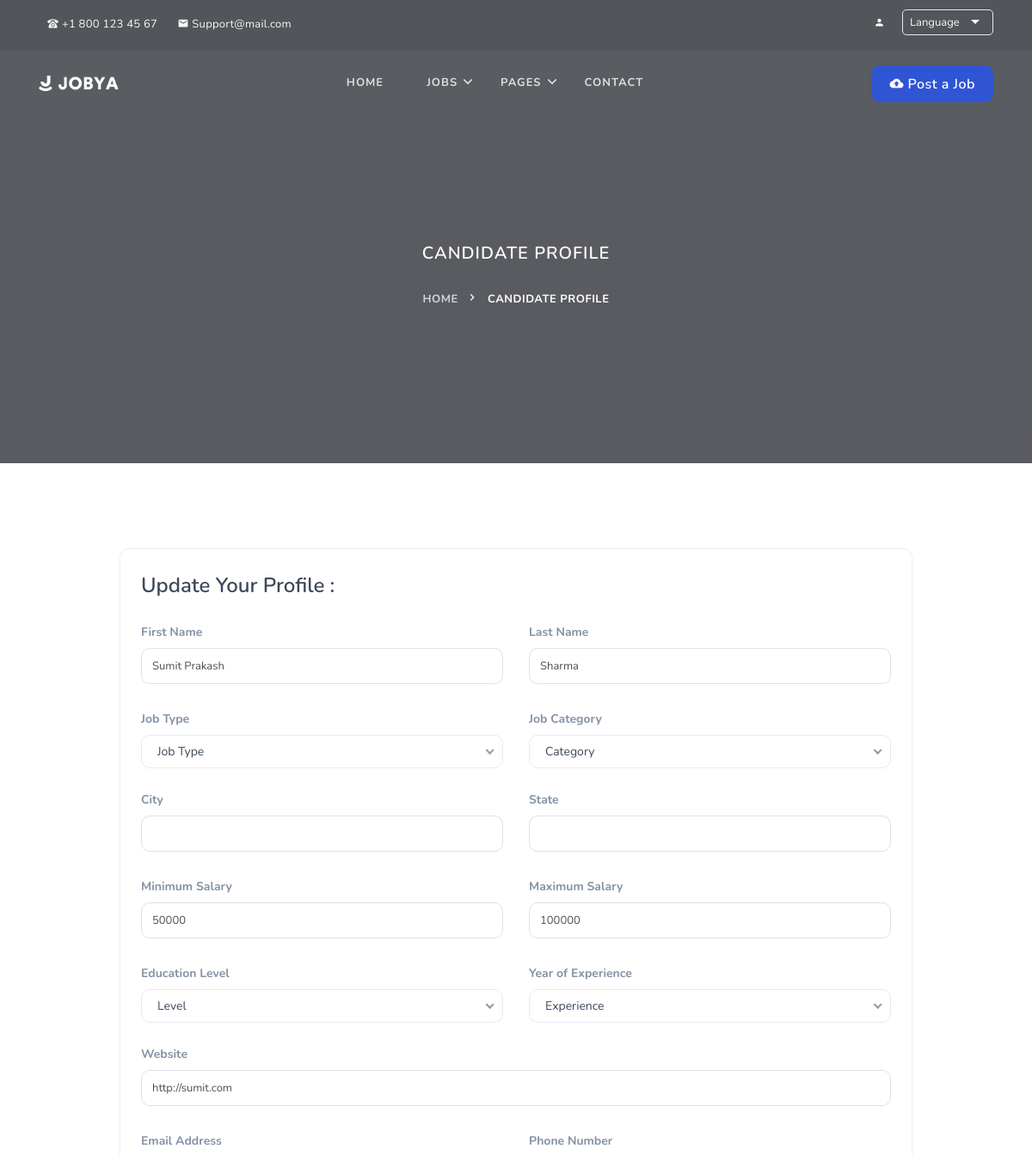
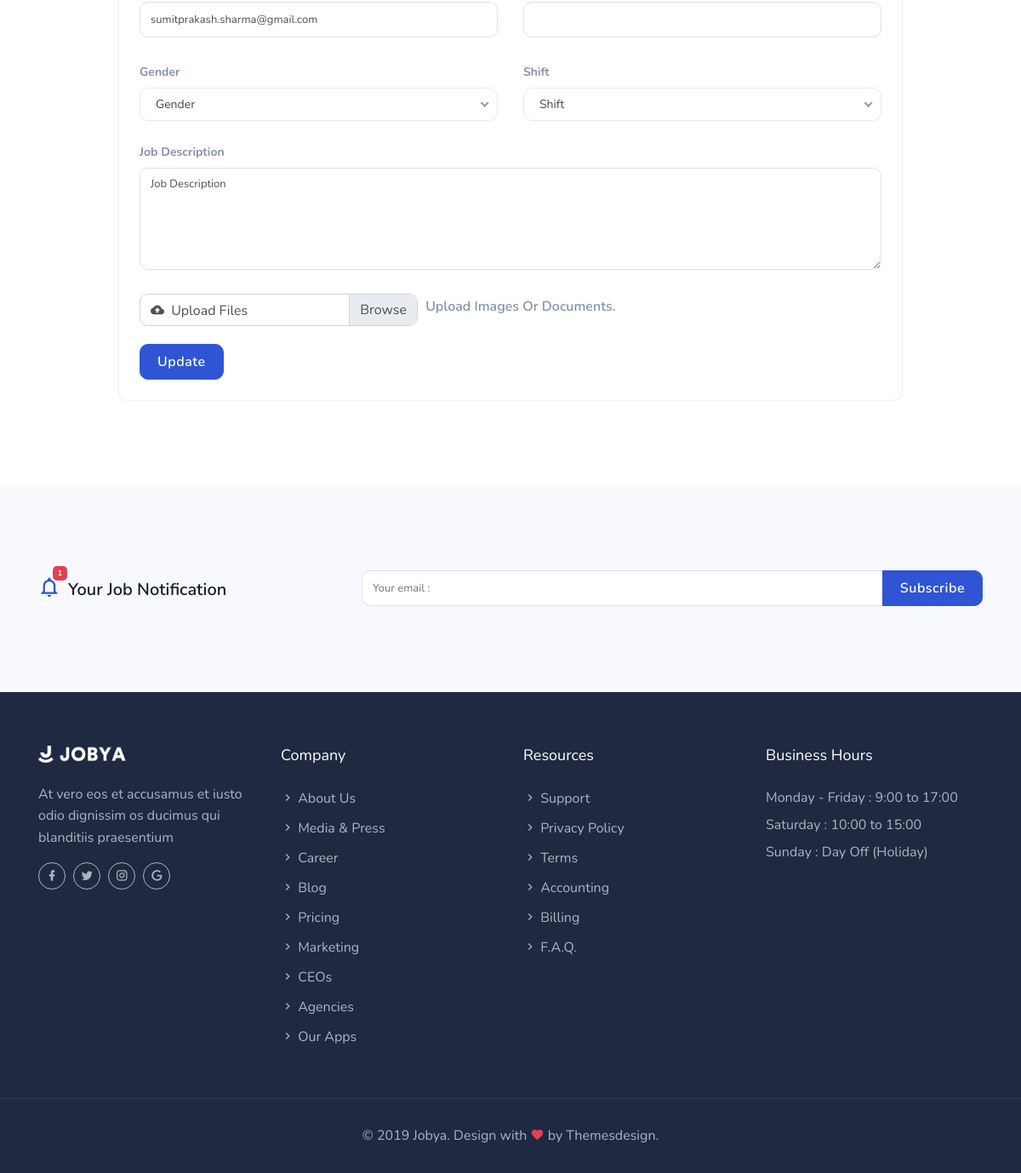
/profile/13, run on the app's committed database (2 pictures, top to bottom).
### app/models.py (models this page shows)
class Candidate(models.Model):
    user_id = models.ForeignKey(UserMaster,on_delete=models.CASCADE)
    firstname = models.CharField(max_length=50)
    lastname = models.CharField(max_length=50)
    contact = models.CharField(max_length=50)
    state = models.CharField(max_length=50)
    city = models.CharField(max_length=50)
    address = models.CharField(max_length=150)
    dob = models.CharField(max_length=50)
    gender = models.CharField(max_length=50)
    min_salary = models.BigIntegerField()
    max_salary = models.BigIntegerField()
    job_type = models.CharField(max_length=150)
    jobcategory = models.CharField(max_length=150)
    highestedu = models.CharField(max_length=150)
    experience = models.CharField(max_length=150)
    website = models.CharField(max_length=150)
    shift = models.CharField(max_length=150)
    jobdescription = models.CharField(max_length=500)
    profile_pic = models.ImageField(upload_to="app/img/candidate")

class UserMaster(models.Model):
    email = models.EmailField(max_length=50)
    password = models.CharField(max_length=50)
    otp = models.IntegerField()
    role = models.CharField(max_length=50)
    is_active = models.BooleanField(default=True)
    is_verified = models.BooleanField(default=False)
    is_created = models.DateTimeField(auto_now_add=True)
    is_updated = models.DateTimeField(auto_now_add=True)

### app/views.py (the view)
# urls.py: path("profile/<int:pk>",views.ProfilePage,name="profile"),
def ProfilePage(request,pk):
    user = UserMaster.objects.get (pk=pk)
    cand = Candidate.objects.get(user_id=user)
    dict_gender = {'Gender':'Gender', '1':'Male', '2':'Female'}
    dict_job_type = {'Job Type':'Job Type', '1':'Full Time', '2':'Part Time'}
    dict_jobcategory = {'Category':'Category', '1':'Web Developer', '2':'PHP Developer', '3':'Web Designer', '4':'Graphic Designer'}
    dict_level = {'Level':'Level', '1':'Level-1', '2':'Level-2', '3':'Level-3', '4':'Level-4'}
    dict_experience = {'Experience':'Experience', '1':'1 Year', '2':'2 Year', '3':'3 Year', '4':'4 Year'}
    dict_shift = {'Shift':'Shift', '1':'Morning', '2':'Evening'}
    return render(request,"app/profile.html",{'user':user,'cand':cand,
                                                        'dict_gender':dict_gender,
                                                        'dict_job_type':dict_job_type,
                                                        'dict_jobcategory':dict_jobcategory,
                                                        'dict_level':dict_level,
                                                        'dict_experience':dict_experience,
                                                        'dict_shift':dict_shift,})

### app/templates/app/profile.html (shortened to what this page needs)
{% extends "app/base1.html" %}
{% block content %}
    <section class="bg-half page-next-level">
        <div class="bg-overlay"></div>
        <div class="container">
            <div class="row justify-content-center">
                <div class="col-md-6">
                    <div class="text-center text-white">
                        <h4 class="text-uppercase title mb-4">Candidate Profile</h4>
                        <ul class="page-next d-inline-block mb-0">
                            <li><a href="index.html" class="text-uppercase font-weight-bold">Home</a></li>
                            <li>
                                <span class="text-uppercase text-white font-weight-bold">Candidate Profile</span>
                            </li>
                        </ul>
                    </div>
                </div>
            </div>
        </div>
    </section>
    <section class="section">
        <div class="container">
            <div class="row justify-content-center">
                <div class="col-lg-10">
                    <div class="rounded shadow bg-white p-4">
                        <div class="custom-form">
                            <form method="POST" action="{% url 'updateprofile' pk=request.session.id %}" name="contact-form" id="contact-form3" enctype="multipart/form-data">
                                <h4 class="text-dark mb-3">Update Your Profile :</h4>
                                <div class="row">
                                    <div class="col-md-6">
                                        <div class="form-group app-label mt-2">
                                            <label class="text-muted">First Name</label>
                                            <input id="firstname" name="firstname" type="text" class="form-control resume" placeholder="" value="{{cand.firstname}}" >
                                        </div>
                                    </div>
                                    <div class="col-md-6">
                                        <div class="form-group app-label mt-2">
                                            <label class="text-muted">Last Name</label>
                                            <input id="lastname" name="lastname" type="text" class="form-control resume" placeholder="" value="{{cand.lastname}}" >
                                        </div>
                                    </div>
                                </div>
                                <div class="row">
                                    <div class="col-md-6">
                                        <div class="form-group app-label mt-2">
                                            <label class="text-muted">Job Type</label>
                                        </div>
                                    </div>
                                    <div class="col-md-6">
                                        <div class="form-group app-label mt-2">
                                            <label class="text-muted">Job Category</label>
                                        </div>
                                    </div>
                                </div>
                                <div class="row">
                                    <div class="col-md-6">
                                        <div class="form-group app-label mt-2">
                                            <label class="text-muted">City</label>
                                            <input id="city" type="text" class="form-control resume" placeholder="" name="city"  value="{{cand.city}}" >
                                        </div>
                                    </div>
                                    <div class="col-md-6">
                                        <div class="form-group app-label mt-2">
                                            <label class="text-muted">State</label>
                                            <input id="state" type="text" class="form-control resume" placeholder="" name="state" value="{{cand.state}}" >
                                        </div>
                                    </div>
                                </div>
                                <div class="row">
                                    <div class="col-md-6">
                                        <div class="form-group app-label mt-2">
                                            <label class="text-muted">Minimum Salary</label>
                                            <input id="minimum-salary" type="text" class="form-control resume" placeholder="$8000" name="min_salary"  value="{{cand.min_salary}}" >
                                        </div>
                                    </div>
                                    <div class="col-md-6">
                                        <div class="form-group app-label mt-2">
                                            <label class="text-muted">Maximum Salary</label>
                                            <input id="maximum-salary" type="text" class="form-control resume" placeholder="$20000" name="max_salary" value="{{cand.max_salary}}" >
                                        </div>
                                    </div>
                                </div>
                                <div class="row">
                                    <div class="col-md-6">
                                        <div class="form-group app-label mt-2">
                                            <label class="text-muted">Education Level</label>
                                        </div>
                                    </div>
                                    <div class="col-md-6">
                                        <div class="form-group app-label mt-2">
                                            <label class="text-muted">Year of Experience</label>
                                        </div>
                                    </div>
                                </div>
                                <div class="row">
                                    <div class="col-md-12">
                                        <div class="form-group app-label mt-2">
                                            <label class="text-muted">Website</label>
                                            <input id="url" type="url" class="form-control resume" placeholder=""  name="website"  value="{{cand.website}}" >
                                        </div>
                                    </div>
                                </div>
                                <div class="row">
                                    <div class="col-md-6">
                                        <div class="form-group app-label mt-2">
                                            <label class="text-muted">Email Address</label>
                                            <input id="email-address" type="text" class="form-control resume" placeholder="" value="{{user.email}}" >
                                        </div>
                                    </div>
                                    <div class="col-md-6">
                                        <div class="form-group app-label mt-2">
                                            <label class="text-muted">Phone Number</label>
                                            <input id="number" type="text" class="form-control resume" placeholder="" name="contact" value="{{cand.contact}}" >
                                        </div>
                                    </div>
                                </div>
                                <div class="row">
                                    <div class="col-md-6">
                                        <div class="form-group app-label mt-2">
                                            <label class="text-muted">Gender</label>
                                        </div>
                                    </div>
                                    <div class="col-md-6">
                                        <div class="form-group app-label mt-2">
                                            <label class="text-muted">Shift</label>
                                        </div>
                                    </div>
                                </div>
                                <div class="row">
                                    <div class="col-md-12">
                                        <div class="form-group app-label mt-2">
                                            <label class="text-muted">Job Description</label>
                                            <textarea id="description" rows="6" class="form-control resume" placeholder="" name="jobdescription">{{cand.jobdescription}}</textarea>
                                        </div>
                                    </div>
                                </div>
                                <div class="row">
                                    <div class="col-md-12">
                                        <ul class="list-inline mb-0">
                                            <li class="list-inline-item">
                                                <div class="input-group mt-2 mb-2">
                                                    <div class="custom-file">
                                                        <label class="custom-file-label rounded"><i class="mdi mdi-cloud-upload mr-1"></i> Upload Files</label>
                                                    </div>
                                                </div>
                                            </li>
                                            <li class="list-inline-item">
                                                <h6 class="text-muted mb-0">Upload Images Or Documents.</h6>
                                            </li>
                                        </ul>
                                    </div>
                                </div>
                                <div class="row">
                                    <div class="col-lg-12 mt-2">
                                        <input type="submit" class="btn btn-primary" value="Update">
                                    </div>
                                </div>
                            </form>
                        </div>
                    </div>
                </div>
            </div>
        </div>
    </section>
    <section class="section bg-light">
        <div class="container">
            <div class="row">
                <div class="col-lg-4 col-md-5">
                    <div class="float-left position-relative notification-icon mr-2">
                        <i class="mdi mdi-bell-outline text-primary"></i>
                        <span class="badge badge-pill badge-danger">1</span>
                    </div>
                    <h5 class="mt-2 mb-0">Your Job Notification</h5>
                </div>
                <div class="col-lg-8 col-md-7 mt-4 mt-sm-0">
                    <form>
                        <div class="form-group mb-0">
                            <div class="input-group mb-0">
                                <input name="email" id="email" type="email" class="form-control" placeholder="Your email :" required="" aria-describedby="newssubscribebtn">
                                <div class="input-group-append">
                                    <button class="btn btn-primary submitBnt" type="submit" id="newssubscribebtn">Subscribe</button>
                                </div>
                            </div>
                        </div>
                    </form>
                </div>
            </div>
        </div>
    </section>
{% endblock %}

### data on the page
Candidate: firstname "Sumit Prakash", lastname "Sharma", min_salary "50000", max_salary "100000", website "http://sumit.com", jobdescription "Job Description"
UserMaster: email "sumitprakash.sharma@gmail.com"
